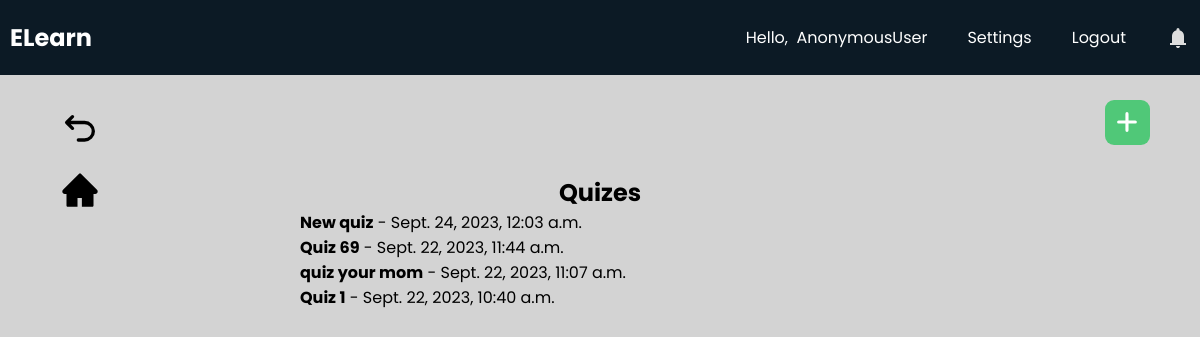
Page /teachers/quiz_hub/cceaea3822474fa5a89f854d4b132ac0/ on the committed database.
### teachers/models.py (models this page shows, shortened)
class Quiz(models.Model):
    id = models.UUIDField(primary_key=True, default=uuid.uuid4, editable=False)
    course = models.ForeignKey(MyClass, on_delete=models.CASCADE, null=True)
    author = models.ForeignKey(User, on_delete=models.CASCADE)
    title = models.CharField(max_length=100)
    created_at = models.DateTimeField(default=timezone.now)

### teachers/views.py (the view, shortened to what this page needs)
# urls.py: path("quiz_hub/<str:course_id>/", views.quizHub, name="quizHub"),
def quizHub(request, course_id):
    my_class = MyClass.objects.get(id=course_id)
    quizes = Quiz.objects.filter(course=my_class).order_by('-created_at')
    context = {'courseId': course_id, 'my_class': my_class, 'quizes': quizes}
    return render(request, "teachers/quizhub.html", context)

### teachers/templates/teachers/quizhub.html (shortened to what this page needs)
{% extends 'teachers/base.html' %}
{% load static %}
{% block extra_css %}
    <link rel="stylesheet" href="{% static 'css/discussion.css' %}">
{% endblock %}
{% block content %}
    <a class="backbtn" href="{% url 'teachers:course' courseId%}"><svg xmlns="http://www.w3.org/2000/svg" width="24" height="24" viewBox="0 0 24 24"><path fill="none" stroke="currentColor" stroke-linecap="round" stroke-linejoin="round" stroke-width="2" d="M11 18h3.75a5.25 5.25 0 1 0 0-10.5H5M7.5 4L4 7.5L7.5 11"/></svg></a>
    <a class="backbtn" id="homebtn" href="{% url 'teachers:course' courseId%}"></a>
    <div id="addbtn"><svg xmlns="http://www.w3.org/2000/svg" width="12" height="12" viewBox="0 0 12 12"><path fill="white" d="M6.5 1.75a.75.75 0 0 0-1.5 0V5H1.75a.75.75 0 0 0 0 1.5H5v3.25a.75.75 0 0 0 1.5 0V6.5h3.25a.75.75 0 0 0 0-1.5H6.5V1.75Z"/></svg></div>
    <div id="contentwrapper">
        <div id="content">
            <h2>Quizes</h2>
            <div id="posts-wrapper">
                {% for quiz in quizes %}
                <div class="quizes" data-class-id= "{{ quiz.id }}" data-class-courseId= "{{ courseId }}">
                    <strong>{{ quiz.title }}</strong> - {{ quiz.created_at }}
                </div>
                {% endfor %}
            </div>
        </div>
    </div>
{% endblock %}

### teachers/static/css/base.css (style rules this page uses)
* { margin: 0; padding: 0; box-sizing: border-box; font-family: "Poppins", sans-serif; }
html { scroll-behavior: smooth; }
body { background: #d3d3d3; }
.backbtn { position: fixed; top: 100px; left: 50px; padding: 10px; border-radius: 20%; display: flex; justify-content: center; align-items: center; cursor: pointer; }
#homebtn { top:160px; }
.backbtn svg { height: 40px; width: 40px; color: black; }

### teachers/static/css/discussion.css (style rules this page uses)
#addbtn { position: fixed; top: 100px; right: 50px; background: #50C878; padding: 10px; border-radius: 20%; display: flex; justify-content: center; align-items: center; cursor: pointer; }
#addbtn svg { height: 25px; width: 25px; }
#contentwrapper { height: 100vh; padding-top: 75px; background: #d3d3d3; }
#content { height: calc(100%); display: flex; flex-direction: column; align-items: center; }
#content h2 { margin-top: 100px; }
#posts-wrapper { width: 50%; overflow: auto; }

### rows in the picture
Quiz: title "New quiz", created_at "Sept. 24, 2023, 12:03 a.m."
Quiz: title "Quiz 69", created_at "Sept. 22, 2023, 11:44 a.m."
Quiz: title "quiz your mom", created_at "Sept. 22, 2023, 11:07 a.m."
Quiz: title "Quiz 1", created_at "Sept. 22, 2023, 10:40 a.m."

### other values in the picture
{{ request.user }} "AnonymousUser"
